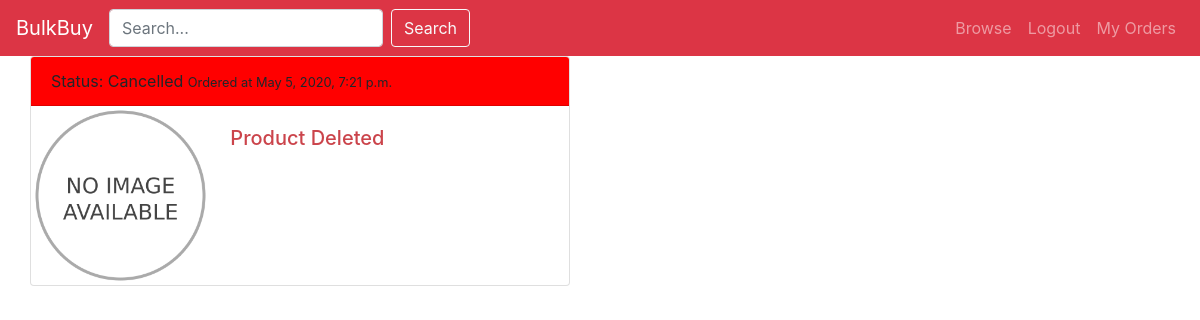
The app's page /orders/user/ (signed in), older data.
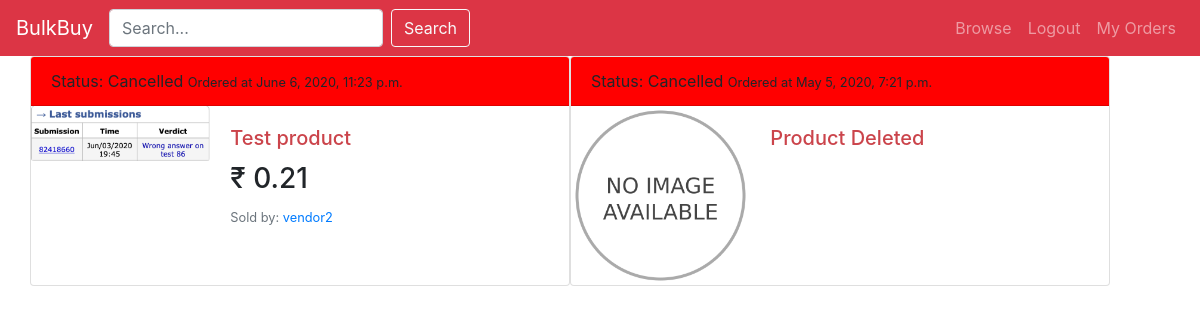
The same page, newer data.
### orders/models.py (models this page shows, shortened)
class Order(models.Model):
    STATUS_CHOICES = [
        ('WT', 'WAITING'),
        ('PC', 'PLACED'),
        ('DP','DISPATCHED'),
        ('CL', 'CANCELLED')
    ]
    product = models.ForeignKey(products_models.Product, blank=True, null=True, on_delete=models.SET_NULL)
    customer = models.ForeignKey(accounts_models.Customer, on_delete=models.CASCADE)
    quantity = models.PositiveIntegerField(default=1)
    status = models.CharField(choices = STATUS_CHOICES, max_length=2, default='WT')
    created_at = models.DateTimeField(auto_now=True)
    class Meta:
        ordering = ['-created_at']

### products/models.py (models this page shows, shortened)
class Product(models.Model):
    vendor = models.ForeignKey('accounts.Vendor', on_delete= models.CASCADE)
    name = models.CharField(max_length=100)
    description = models.TextField(max_length=500, blank=True)
    image = models.ImageField(upload_to=user_directory_path, blank=True)
    price = models.DecimalField(max_digits=6, decimal_places=2, default=0.00)
    rating = models.FloatField(blank=True, null=True)
    number_of_reviews = models.PositiveIntegerField(default=0)
    number_of_orders_required = models.PositiveIntegerField(default=1)
    number_of_orders_received = models.PositiveIntegerField(default=0)
    last_dispatch = models.PositiveIntegerField(default=0)
    class Meta:
        ordering = ['-rating']

### accounts/models.py (models this page shows, shortened)
class Vendor(models.Model):
    user = models.OneToOneField(User, on_delete=models.CASCADE)
    rating = models.FloatField(default=3)

class User(AbstractUser):
    is_vendor = models.BooleanField(default=False)
    is_customer = models.BooleanField(default=False)

### orders/views.py (the view)
# urls.py: re_path('user/$', views.CustomerOrdersView.as_view(), name='customer_orders'),
@method_decorator([customer_required], name='dispatch')
class CustomerOrdersView(generic.ListView, SelectRelatedMixin, LoginRequiredMixin):
    model = orders_models.Order
    select_related = ('product', 'customer')
    template_name = 'orders/order_list.html'
    def get_queryset(self):
        user = self.request.user
        customer = accounts_models.Customer.objects.get(user = user)
        try:
            result = orders_models.Order.objects.prefetch_related('product', 'customer').filter(customer = customer)
        except customer.DoesNotExist:
            raise Http404
        else:
            return result

### orders/templates/orders/order_list.html
{% extends "orders/orders_base.html" %}
{% load static %}
{% block order_content %}
  {% for order in object_list %}
    <div class="card mb-3" style="max-width: 540px;">
      <div class="card-header" {%if order.status == "WT"%} style="background:orange" {%elif order.status == 'PC'%} style="background:yellow" {%elif order.status == 'CL'%} style="background:red" {%elif order.status == 'DP'%} style="background:green" {%endif%}>
        Status: {%if order.status == "WT"%} Waiting {%elif order.status == 'PC'%} Placed {%elif order.status == 'CL'%} Cancelled {%elif order.status == 'DP'%} Dispatched {%endif%}
        <small class="muted">Ordered at {{ order.created_at }}</small>
      </div>
      <div class="row no-gutters">
        {% if order.product %}
        <div class="col-md-4">
          {% if order.product.image %}
          <a href="{% url 'products:single' pk=order.product.pk %}"><img src="{{ order.product.image.url }}" class="card-img"></a>
          {% else %}
          <a href="{% url 'products:single' pk=order.product.pk %}"><img src="{% static 'images/No_Img_Available.png' %}" alt="No Image Available" class="card-img"></a>
          {% endif %}
        </div>
        <div class="col-md-8">
          <div class="card-body">
            <a href="{% url 'products:single' pk=order.product.pk %}"><h5 class="card-title">{{ order.product.name }}</h5></a>
            <h3>₹ {{order.product.price}}</h3>
            <p class="card-text"><small class="text-muted">Sold by: <a href="{% url 'products:from_vendor' username=order.product.vendor.user.username %}">{{ order.product.vendor.user.username }}</a></small></p>
          </div>
        </div>
        {% else %}
          <div class="col-md-4">
            <a href="#"><img src="{% static 'images/No_Img_Available.png' %}" alt="No Image Available" class="card-img"></a>
          </div>
          <div class="col-md-8">
          <div class="card-body">
            <h5 class="card-title">Product Deleted</h5>
          </div>
        </div>
        {% endif %}
      </div>
    </div>
  {% empty %}
    <h5> Place some orders to see them here! </h5>
    <div class="container"><a href="{% url 'products:all' %}" class='btn btn-danger'>Browse Products!</a></div>
  {% endfor %}
{% endblock %}

### orders/templates/orders/orders_base.html (shortened to what this page needs)
{% extends 'base.html' %}
{% block content %}
<div class="posts-page">
	<div class="container">
		<div class="row">
			{% block order_content %}{% endblock %}
		</div>
	</div>
</div>
{% endblock %}

### templates/base.html (shortened to what this page needs)
{% load static %}
<!DOCTYPE html>
<html lang="en" dir="ltr">
  <head>
    <link rel="stylesheet" href="https://stackpath.bootstrapcdn.com/bootstrap/4.4.1/css/bootstrap.min.css">
    <link rel="stylesheet" href="{% static 'bulkbuy/css/master.css' %}">
    {% if user.is_authenticated %}
    {% if user.is_vendor %}
    <link rel="stylesheet" href="{% static 'bulkbuy/css/vendor.css' %}">
    {% elif user.is_customer %}
    <link rel="stylesheet" href="{% static 'bulkbuy/css/customer.css' %}">
    {% endif %}
    {% endif %}
  </head>
  <body>
    {% if user.is_authenticated %}
    {% if user.is_vendor %}
      <nav class="navbar navbar-expand-lg navbar-dark bg-primary sticky-top">
    {% elif user.is_customer %}
      <nav class="navbar navbar-expand-lg navbar-dark bg-danger sticky-top">
    {% endif %}
    {% else %}
      <nav class="navbar navbar-expand-lg navbar-dark bg-dark sticky-top">
    {% endif %}
      <a class="navbar-brand" href="{% url 'home' %}">BulkBuy</a>
      <div class="collapse navbar-collapse" id="navbarSupportedContent">
        <form class="form-inline my-2 my-lg-0" action="{% url 'products:search' %}" method="GET">
          <input class="form-control mr-sm-2" type="search" placeholder="Search..." name="q" aria-label="Search">
          <button class="btn btn-outline-light my-2 my-sm-0" type="submit">Search</button>
        </form>
        <ul class="navbar-nav ml-auto nav">
          <li class="nav-item">
            <a href="{% url 'products:all' %}" class="nav-link">Browse</a>
          </li>
          {% if user.is_authenticated %}
            <li class="nav-item">
              <a href="{% url 'accounts:logout' %}" class="nav-link">Logout</a>
            </li>
            {% if user.is_customer %}
              <li class="nav-item">
                <a href="{% url 'orders:customer_orders' %}" class="nav-link">My Orders</a>
              </li>
            {% else %}
              <li class="nav-item">
                <a href="{% url 'products:from_vendor' username=user.username %}" class="nav-link">My Products</a>
              </li>
            {% endif %}
          {% endif %}
        </ul>
      </div>
    </nav>
    {% block content %}
    {% endblock %}
  </body>
</html>

### static/bulkbuy/css/customer.css (style rules this page uses)
.card-title { color: #cb444b; }

Row changes from the older to the newer data that the page shows:
added Order: status "Cancelled", created_at "June 6, 2020, 11:23 p.m.", product.image (picture), product.name "Test product", product.price "0.21", product.vendor.user.username "vendor2"
